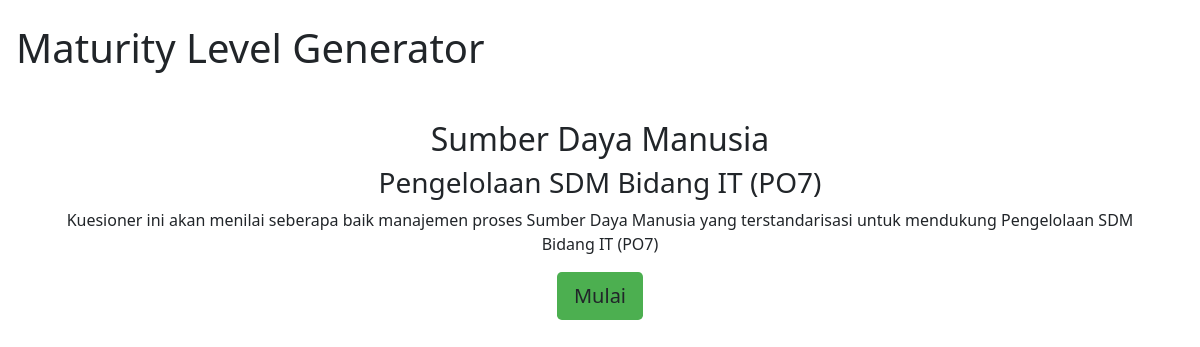
The page /kuisioner/9 on the database its author committed.
### tables this page shows
CREATE TABLE `kategori` (
  `id` int(11) NOT NULL,
  `nama` varchar(255) NOT NULL,
  `slug` varchar(255) NOT NULL
);

CREATE TABLE `sub_kategori` (
  `id` int(11) NOT NULL,
  `id_kategori` int(11) NOT NULL,
  `nama` varchar(255) NOT NULL
);

### application/controllers/Frontend.php (called while the page is built, shortened)
<?php
class Frontend extends CI_Controller {
    function __construct() {
		$this->load->model('Dashboard_model');
	}
   public function kuisioner($id)
   {
	   $data['kuisioner'] = $this->db->get_where('sub_kategori',['id'=>$id])->row();
	   $data['kategori'] = $this->db->get_where('kategori',['id'=>$data['kuisioner']->id_kategori])->row();
	   $this->load->view('frontend/mulai_kuisioner',$data);
   }
}

### index.php (called while the page is built, shortened)
<?php
require_once BASEPATH.'core/CodeIgniter.php';

### application/views/frontend/mulai_kuisioner.php (the view, shortened to what this page needs)
<!DOCTYPE html>
<html lang="en">
<head>
	<link href="https://cdn.jsdelivr.net/npm/bootstrap@5.0.0-beta3/dist/css/bootstrap.min.css" rel="stylesheet" />
</head>
<body>
	<h1 class="mt-4 ms-3 mb-5">Maturity Level Generator</h1>
	<div class="container text-center m-auto">
		<h2><?= $kategori->nama;?></h2>
		<h3><?= $kuisioner->nama;?></h3>
		<p>
			Kuesioner ini akan menilai seberapa baik manajemen proses <?= $kategori->nama;?> yang terstandarisasi untuk mendukung
			<?= $kuisioner->nama;?>
		</p>
		<a class="btn btn-lg" style="background-color: #4CAF50;" href="<?= base_url('Frontend/pertanyaan/'.$kuisioner->id);?>" role="button">Mulai</a>
	</div>
</body>
</html>

### rows shown on the page
kategori: nama "Sumber Daya Manusia"
sub_kategori: nama "Pengelolaan SDM Bidang IT (PO7)"
